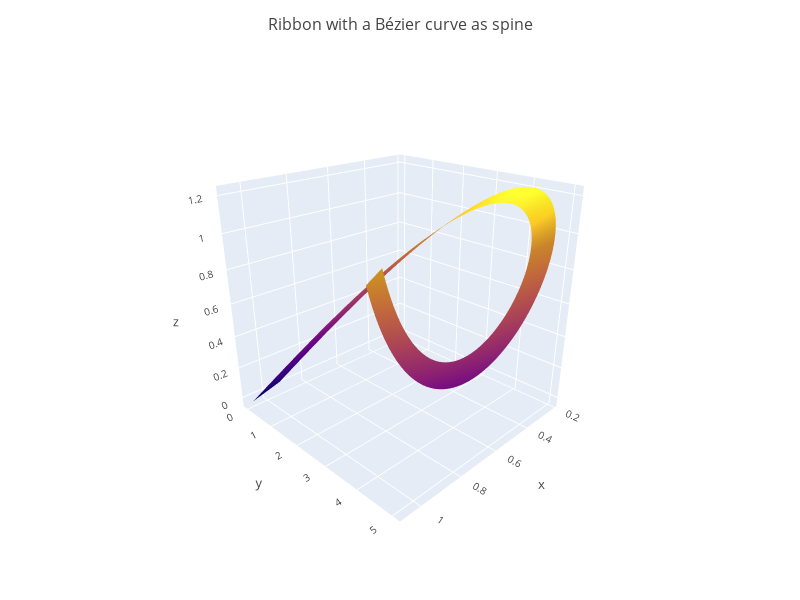

Source (notebook cell):
### Code cell
fig.plot

### Figure 1 — Plotly figure (JSON) as saved in the notebook; plotly's stock layout.template omitted (floating-point values rounded to 4 significant figures; data arrays with more than 128 entries replaced by an {"elided": "..."} marker saying what was removed)
{"data": [{"colorbar": {"outlinewidth": 0, "thickness": 23, "ticks": ""}, "colorscale": [[0, "#0c0786"], [0.1, "#40039c"], [0.2, "#6a00a7"], [0.3, "#8f0da3"], [0.4, "#b02a8f"], [0.5, "#cb4777"], [0.6, "#e06461"], [0.7, "#f2844b"], [0.8, "#fca635"], [0.9, "#fcce25"], [1, "#eff821"]], "marker": {"color": "#636efa", "line": {"color": "#E5ECF6", "width": 0.5}}, "showscale": false, "type": "surface", "x": {"elided": "10x150 float values"}, "y": {"elided": "10x150 float values"}, "z": {"elided": "10x150 float values"}}], "layout": {"coloraxis": {"colorbar": {"outlinewidth": 0, "thickness": 23, "ticks": ""}, "colorscale": [[0, "#0c0786"], [0.1, "#40039c"], [0.2, "#6a00a7"], [0.3, "#8f0da3"], [0.4, "#b02a8f"], [0.5, "#cb4777"], [0.6, "#e06461"], [0.7, "#f2844b"], [0.8, "#fca635"], [0.9, "#fcce25"], [1, "#eff821"]]}, "font": {"size": 11}, "height": 600, "hovermode": "closest", "margin": {"b": 50, "l": 50, "r": 50, "t": 60}, "paper_bgcolor": "white", "plot_bgcolor": "#E5ECF6", "scene": {"camera": {"eye": {"x": 1.6, "y": 1.6, "z": 1}}, "xaxis": {"backgroundcolor": "#E5ECF6", "gridcolor": "white", "gridwidth": 2, "showbackground": true, "zerolinecolor": "white"}, "yaxis": {"backgroundcolor": "#E5ECF6", "gridcolor": "white", "gridwidth": 2, "showbackground": true, "zerolinecolor": "white"}, "zaxis": {"backgroundcolor": "#E5ECF6", "gridcolor": "white", "gridwidth": 2, "showbackground": true, "zerolinecolor": "white"}}, "ternary": {"aaxis": {"gridcolor": "white", "linecolor": "white", "ticks": " "}, "baxis": {"gridcolor": "white", "linecolor": "white", "ticks": " "}, "bgcolor": "#E5ECF6", "caxis": {"gridcolor": "white", "linecolor": "white", "ticks": " "}}, "title": {"font": {"size": 16}, "text": "Ribbon with a Bézier curve as spine", "x": 0.5}, "width": 800, "xaxis": {"gridcolor": "white", "linecolor": "white", "ticks": "", "title": {"standoff": 15}, "zeroline": false}, "yaxis": {"gridcolor": "white", "linecolor": "white", "ticks": "", "title": {"standoff": 15}, "zeroline": false}}}
